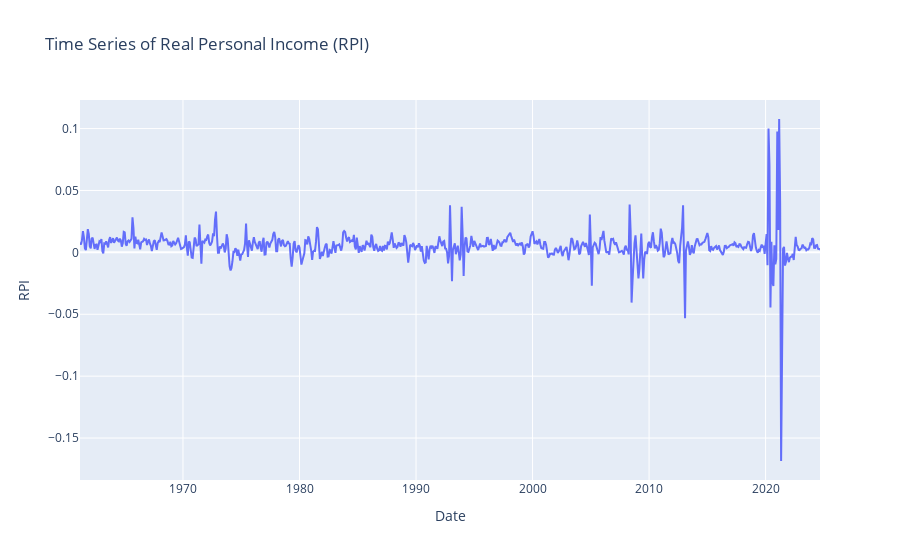

Source (notebook cell):
### Markdown cell above
**The below plot provides an interactive visualization of how the Real Personal Income (RPI) changes over time, with zooming and hover capabilities for a better understanding of the data.**

### Code cell
import plotly.express as px

# Time Series plot of Real Personal Income (RPI)
fig = px.line(final_features_df, x='Date', y='RPI', title='Time Series of Real Personal Income (RPI)')
fig.update_xaxes(title='Date')
fig.update_yaxes(title='RPI')
fig.show()

### Figure 1 — Plotly figure (JSON) as saved in the notebook; plotly's stock layout.template omitted (floating-point values rounded to 4 significant figures; data arrays with more than 128 entries replaced by an {"elided": "..."} marker saying what was removed)
{"data": [{"hovertemplate": "Date=%{x}<br>RPI=%{y}<extra></extra>", "legendgroup": "", "line": {"color": "#636efa", "dash": "solid"}, "marker": {"symbol": "circle"}, "mode": "lines", "name": "", "orientation": "v", "showlegend": false, "type": "scatter", "x": {"elided": "763 str values"}, "xaxis": "x", "y": {"elided": "763 float values"}, "yaxis": "y"}], "layout": {"autosize": true, "legend": {"tracegroupgap": 0}, "title": {"text": "Time Series of Real Personal Income (RPI)"}, "xaxis": {"anchor": "y", "autorange": true, "domain": [0, 1], "range": ["1961-03-01", "2024-09-01"], "title": {"text": "Date"}, "type": "date"}, "yaxis": {"anchor": "x", "autorange": true, "domain": [0, 1], "range": [-0.1839, 0.1231], "title": {"text": "RPI"}, "type": "linear"}}}
